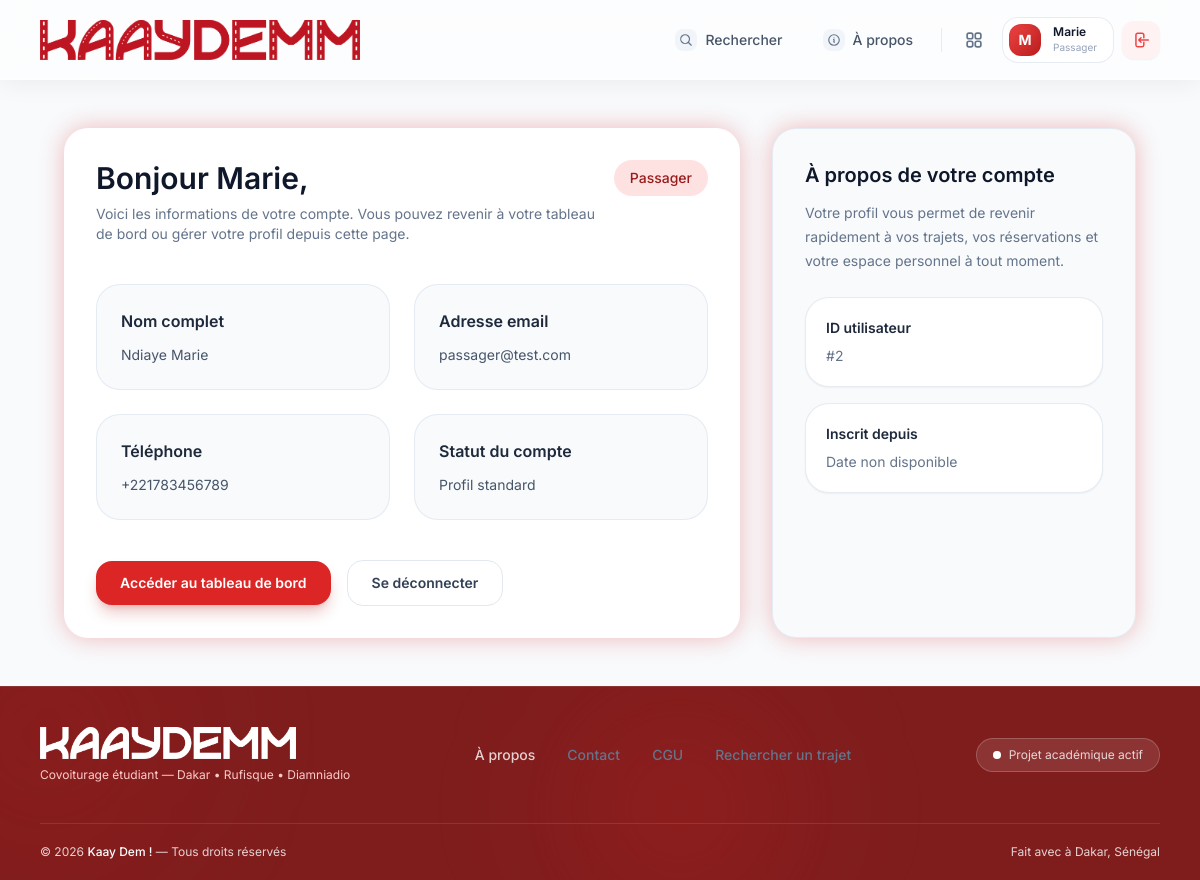
The app's page /public/profil (signed in) with its own data.
### tables this page shows
CREATE TABLE utilisateurs (
    id INT AUTO_INCREMENT PRIMARY KEY,
    nom VARCHAR(100) NOT NULL,
    prenom VARCHAR(100) NOT NULL,
    email VARCHAR(150) NOT NULL UNIQUE,
    telephone VARCHAR(20) NOT NULL,
    mot_de_passe VARCHAR(255) NOT NULL,
    photo_profil VARCHAR(255) DEFAULT 'default-avatar.png',
    role ENUM('passager', 'conducteur', 'admin') DEFAULT 'passager',
    est_conducteur_valide BOOLEAN DEFAULT FALSE,
    date_inscription DATETIME DEFAULT CURRENT_TIMESTAMP,
    statut ENUM('actif', 'suspendu') DEFAULT 'actif'
);

### app/controllers/ProfilController.php (called while the page is built, shortened)
<?php
class ProfilController extends Controller {
    private $userModel;
    public function __construct() {
        $this->userModel = $this->model('User');
    }
    public function index() {
        $user = $this->userModel->getUserById($_SESSION['user_id']);
        $data = [
            'titre' => 'Mon profil - Kaay Dem !',
            'user' => $user
        ];
        $this->render('profil/index', $data);
    }
}

### public/index.php (called while the page is built, shortened)
<?php
require_once '../app/core/Database.php';
require_once '../app/core/Controller.php';
require_once '../app/core/Router.php';
$router = new Router();
$router->get('/', 'HomeController', 'index');
$router->get('/a-propos', 'HomeController', 'about');
$router->get('/contact', 'HomeController', 'contact');
$router->get('/auth/connexion', 'AuthController', 'loginForm');
$router->post('/auth/connexion', 'AuthController', 'login');
$router->get('/auth/inscription', 'AuthController', 'registerForm');
$router->post('/auth/inscription', 'AuthController', 'register');
$router->get('/auth/deconnexion', 'AuthController', 'logout');
$router->get('/trajets/recherche', 'TrajetController', 'searchForm');
$router->get('/trajets/resultats', 'TrajetController', 'searchResults');
$router->get('/trajets/detail/{id}', 'TrajetController', 'detail');
$router->get('/passager/dashboard', 'PassagerController', 'dashboard');
$router->get('/passager/reservations', 'PassagerController', 'reservations');
$router->get('/passager/reservation/{id}', 'PassagerController', 'reservation');
$router->get('/passager/reserver/{trajet_id}', 'PassagerController', 'reserverTrajet');
$router->post('/passager/reserver/{trajet_id}', 'PassagerController', 'reserverTrajet');
$router->get('/conducteur/dashboard', 'ConducteurController', 'dashboard');
$router->get('/conducteur/trajets', 'ConducteurController', 'mesTrajets');
$router->get('/conducteur/trajets/nouveau', 'ConducteurController', 'nouveauTrajetForm');
$router->post('/conducteur/trajets/nouveau', 'ConducteurController', 'creerTrajet');
$router->get('/conducteur/reservations', 'ConducteurController', 'reservations');
$router->post('/conducteur/reservation/{reservation_id}/accept', 'ConducteurController', 'acceptReservation');
$router->post('/conducteur/reservation/{reservation_id}/reject', 'ConducteurController', 'rejectReservation');
$router->get('/profil', 'ProfilController', 'index');
$router->get('/admin/dashboard', 'AdminController', 'dashboard');
$router->get('/admin/trajets', 'AdminController', 'trajets');
$router->post('/admin/validerConducteur/{id}', 'AdminController', 'validerConducteur');
$router->post('/admin/refuserConducteur/{id}', 'AdminController', 'refuserConducteur');
$uri = $_SERVER['REQUEST_URI'];
$method = $_SERVER['REQUEST_METHOD'];
$router->dispatch($uri, $method);

### app/core/Database.php (called while the page is built, shortened)
<?php
class Database {
    private $host = DB_HOST;
    private $user = DB_USER;
    private $pass = DB_PASS;
    private $dbname = DB_NAME;
    private $dbh;
    private $stmt;
    public function __construct() {
        $dsn = 'mysql:host=' . $this->host . ';dbname=' . $this->dbname . ';charset=utf8mb4';
        $options = array(
            PDO::ATTR_PERSISTENT => true,
            PDO::ATTR_ERRMODE => PDO::ERRMODE_EXCEPTION,
            PDO::ATTR_DEFAULT_FETCH_MODE => PDO::FETCH_OBJ
        );
        try {
            $this->dbh = new PDO($dsn, $this->user, $this->pass, $options);
        } catch(PDOException $e) {
            $this->error = $e->getMessage();
            echo "Erreur de connexion : " . $this->error;
            exit;
        }
    }
    public function query($sql) {
        $this->stmt = $this->dbh->prepare($sql);
    }
    public function bind($param, $value, $type = null) {
        if(is_null($type)) {
            switch(true) {
                case is_int($value):
                    $type = PDO::PARAM_INT;
                    break;
            }
        }
        $this->stmt->bindValue($param, $value, $type);
    }
    public function execute() {
        return $this->stmt->execute();
    }
    public function single() {
        $this->execute();
        return $this->stmt->fetch();
    }
}

### app/models/User.php (called while the page is built, shortened)
<?php
class User implements RepositoryInterface {
    private $db;
    public function __construct() {
        $this->db = new Database();
    }
    public function getUserById($id) {
        $this->db->query('SELECT * FROM utilisateurs WHERE id = :id');
        $this->db->bind(':id', $id);
        $row = $this->db->single();
        return $row;
    }
}

### app/views/profil/index.php (the view)
<section class="max-w-6xl mx-auto px-6 py-12 lg:px-10">
    <div class="grid gap-8 lg:grid-cols-[1.3fr_0.7fr]">
        <div class="bg-white rounded-3xl p-8 shadow-glow">
            <div class="flex items-start justify-between gap-4">
                <div>
                    <h1 class="text-3xl font-semibold text-slate-900">Bonjour <?= htmlspecialchars($user->prenom) ?>,</h1>
                    <p class="mt-2 text-sm text-slate-500 max-w-2xl">Voici les informations de votre compte. Vous pouvez revenir à votre tableau de bord ou gérer votre profil depuis cette page.</p>
                </div>
                <div class="text-right">
                    <span class="inline-flex items-center gap-2 rounded-full bg-brand-100 px-4 py-2 text-sm font-medium text-brand-800"><?= ucfirst(htmlspecialchars($user->role ?? 'passager')) ?></span>
                </div>
            </div>
            <div class="mt-10 grid gap-6 sm:grid-cols-2">
                <div class="rounded-3xl border border-slate-200/80 bg-slate-50 p-6">
                    <h2 class="text-base font-semibold text-slate-800">Nom complet</h2>
                    <p class="mt-3 text-slate-600 text-sm"><?= htmlspecialchars($user->nom) ?> <?= htmlspecialchars($user->prenom) ?></p>
                </div>
                <div class="rounded-3xl border border-slate-200/80 bg-slate-50 p-6">
                    <h2 class="text-base font-semibold text-slate-800">Adresse email</h2>
                    <p class="mt-3 text-slate-600 text-sm"><?= htmlspecialchars($user->email) ?></p>
                </div>
                <div class="rounded-3xl border border-slate-200/80 bg-slate-50 p-6">
                    <h2 class="text-base font-semibold text-slate-800">Téléphone</h2>
                    <p class="mt-3 text-slate-600 text-sm"><?= !empty($user->telephone) ? htmlspecialchars($user->telephone) : '<span class="text-slate-400">Non renseigné</span>' ?></p>
                </div>
                <div class="rounded-3xl border border-slate-200/80 bg-slate-50 p-6">
                    <h2 class="text-base font-semibold text-slate-800">Statut du compte</h2>
                    <p class="mt-3 text-slate-600 text-sm"><?= isset($user->est_conducteur_valide) && $user->est_conducteur_valide ? 'Conducteur validé' : 'Profil standard' ?></p>
                </div>
            </div>
            <div class="mt-10 flex flex-col gap-4 sm:flex-row sm:items-center">
                <a href="<?= BASE_URL ?>passager/dashboard"
                    class="inline-flex items-center justify-center rounded-2xl bg-brand-600 px-6 py-3 text-sm font-semibold text-white shadow-lg shadow-brand-700/25 hover:bg-brand-700 transition-all duration-200">
                    Accéder au tableau de bord
                </a>
                <a href="<?= BASE_URL ?>auth/deconnexion"
                    class="inline-flex items-center justify-center rounded-2xl border border-slate-200 bg-white px-6 py-3 text-sm font-semibold text-slate-700 hover:bg-slate-50 transition-all duration-200">
                    Se déconnecter
                </a>
            </div>
        </div>
        <aside class="space-y-6 rounded-3xl border border-slate-200/80 bg-slate-50 p-8 shadow-glow">
            <div>
                <h2 class="text-xl font-semibold text-slate-900">À propos de votre compte</h2>
                <p class="mt-3 text-sm leading-6 text-slate-500">Votre profil vous permet de revenir rapidement à vos trajets, vos réservations et votre espace personnel à tout moment.</p>
            </div>
            <div class="space-y-4">
                <div class="rounded-3xl bg-white p-5 shadow-sm border border-slate-200/80">
                    <h3 class="text-sm font-semibold text-slate-800">ID utilisateur</h3>
                    <p class="mt-2 text-sm text-slate-500">#<?= htmlspecialchars($user->id) ?></p>
                </div>
                <div class="rounded-3xl bg-white p-5 shadow-sm border border-slate-200/80">
                    <h3 class="text-sm font-semibold text-slate-800">Inscrit depuis</h3>
                    <p class="mt-2 text-sm text-slate-500"><?= isset($user->created_at) ? htmlspecialchars(date('d/m/Y', strtotime($user->created_at))) : 'Date non disponible' ?></p>
                </div>
            </div>
        </aside>
    </div>
</section>

### app/core/Router.php (shortened to what this page needs)
<?php
class Router {
    protected $routes = [];
    public function add($method, $uri, $controller, $action) {
        $uriPattern = preg_replace('/\{([a-zA-Z0-9_]+)\}/', '(?P<\1>[a-zA-Z0-9_-]+)', $uri);
        $uriPattern = '#^' . $uriPattern . '$#';
        $this->routes[] = [
            'method' => strtoupper($method),
            'uri' => $uri,
            'pattern' => $uriPattern,
            'controller' => $controller,
            'action' => $action
        ];
    }
    public function dispatch($uri, $method) {
        if (!empty($_GET['url'])) {
            $uri = '/' . trim($_GET['url'], '/');
        } else {
            $uri = parse_url($uri, PHP_URL_PATH);
        }
        $uri = '/' . trim($uri, '/');
        $uri = $uri === '/' ? '/' : $uri;
        foreach ($this->routes as $route) {
            if ($route['method'] === $method && preg_match($route['pattern'], $uri, $matches)) {
                $action = $route['action'];
                $controller = new $controllerClass();
                $params = [];
                call_user_func_array([$controller, $action], $params);
                return;
            }
        }
    }
}

### public/assets/css/style.css (style rules this page uses)
html, body { overflow-x: hidden; }

### records on screen
utilisateurs: prenom "Marie", role "Passager", nom "Ndiaye", email "passager@test.com", telephone "+221783456789", id "2"
